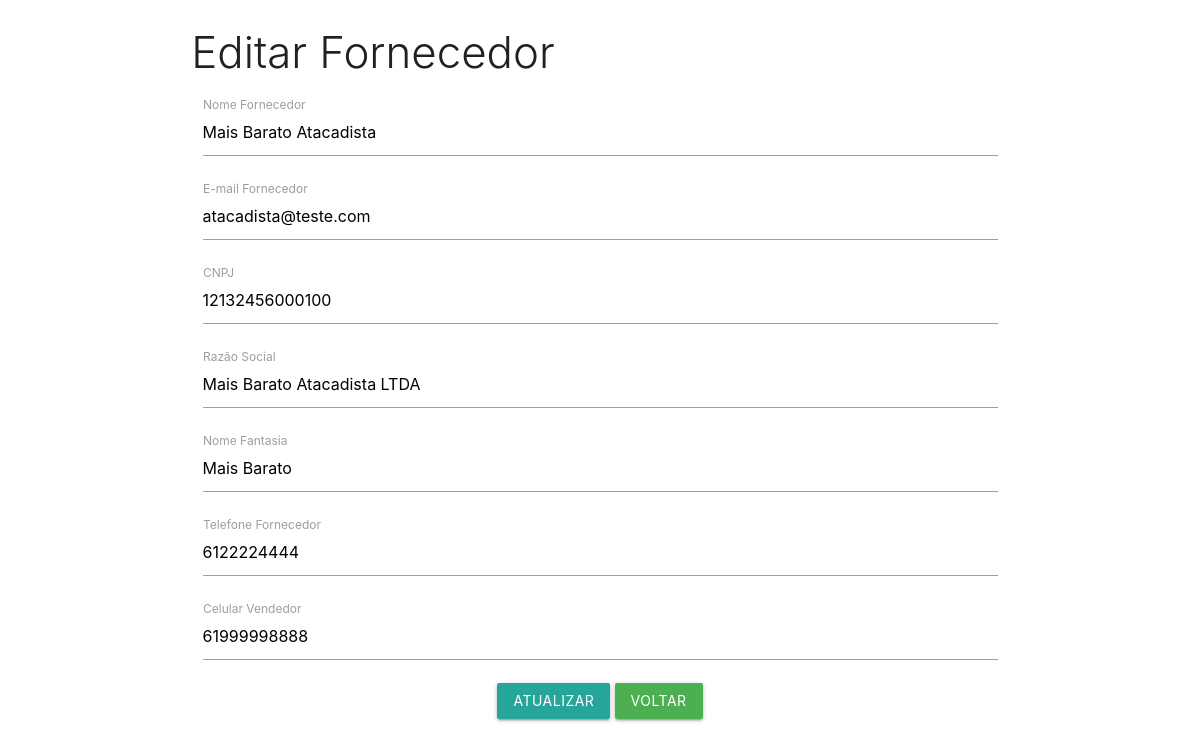
The page /editar-fornecedor.php?id=2 on the database its author committed.
### tables this page shows
CREATE TABLE `fornecedores` (
  `id_fornecedor` int NOT NULL AUTO_INCREMENT,
  `nome_fornecedor` varchar(200) NOT NULL,
  `email_fornecedor` varchar(100) NOT NULL,
  `cnpj_fornecedor` varchar(30) NOT NULL,
  `razaoSocial_fornecedor` varchar(200) NOT NULL,
  `nomeFantasia_fornecedor` varchar(200) NOT NULL,
  `telefone_fornecedor` varchar(20) NOT NULL,
  `celular_vendedor` varchar(20) NOT NULL,
  PRIMARY KEY (`id_fornecedor`)
);

### editar-fornecedor.php (the view, shortened to what this page needs)
<?php
include_once 'db/db_connect.php';
include_once 'includes/header.php';
if(isset($_GET['id'])):
    $id = mysqli_escape_string($connect, $_GET['id']);
    $sql = "SELECT * FROM fornecedores WHERE id_fornecedor = '$id'";
    $resultado = mysqli_query($connect, $sql);
    $dados = mysqli_fetch_array($resultado);
endif;
?>
<div class="container">
  <div class="row">
    <div class="col s12 m12">
      <h3 class="light">Editar Fornecedor</h3>
        <form action="db/update-fornecedor.php" method="POST">
            <div class="input-field col s12">
                <input type="text" name="nome-fornecedor" id="nome-fornecedor" value="<?php echo $dados['nome_fornecedor'];?>">
                <label for="nome-fornecedor">Nome Fornecedor</label>
            </div>
            <div class="input-field col s12">
                <input type="email" name="email-fornecedor" id="email-fornecedor" value="<?php echo $dados['email_fornecedor'];?>">
                <label for="email-fornecedor">E-mail Fornecedor</label>
            </div>
            <div class="input-field col s12">
                <input type="text" name="cnpj" id="cnpj" value="<?php echo $dados['cnpj_fornecedor'];?>" required>
                <label for="cnpj">CNPJ</label>
            </div>
            <div class="input-field col s12">
                <input type="text" name="razao-social" id="razao-social" value="<?php echo $dados['razaoSocial_fornecedor'];?>" required>
                <label for="razao-social">Razão Social</label>
            </div>
            <div class="input-field col s12">
                <input type="text" name="nome-fantasia" id="nome-fantasia" value="<?php echo $dados['nomeFantasia_fornecedor'];?>" required>
                <label for="nome-fantasia">Nome Fantasia</label>
            </div>
            <div class="input-field col s12">
                <input type="text" name="telefone-fornecedor" id="telefone-fornecedor" value="<?php echo $dados['telefone_fornecedor'];?>" required>
                <label for="telefone-fornecedor">Telefone Fornecedor</label>
            </div>
            <div class="input-field col s12">
                <input type="text" name="celular-vendedor" id="celular-vendedor" value="<?php echo $dados['celular_vendedor'];?>" required>
                <label for="celular-vendedor">Celular Vendedor</label>
            </div>
            <div class="col s12 center">
                <button type="submit" name="btn-update" class="btn">Atualizar</button>
                <a href="index.php" class="btn green">Voltar</a>
            </div>
        </form>
    </div>
  </div>
</div>
<?php
include_once 'includes/footer.php';
?>

### rows shown on the page
fornecedores: nome-fornecedor "Mais Barato Atacadista", email-fornecedor "atacadista@teste.com", cnpj "12132456000100", razao-social "Mais Barato Atacadista LTDA", nome-fantasia "Mais Barato", telefone-fornecedor "6122224444", celular-vendedor "61999998888"
